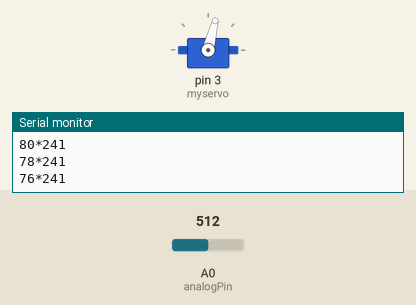
Simulated run of this sketch. Board: Arduino Uno, built with avr-gcc and run on an emulated ATmega328P. Parts: servo, the last lines printed to the serial monitor. Inputs (shaded band) come from the test bench; at power-on: A0 (analogPin) = 512.

Above: at 7.26 s.
7.3 s: A0 (analogPin) set to 84
At 9.23 s:
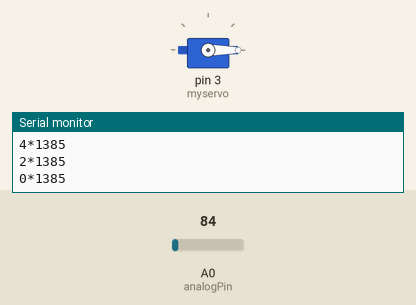
10.3 s: A0 (analogPin) set to 71
At 10.46 s:
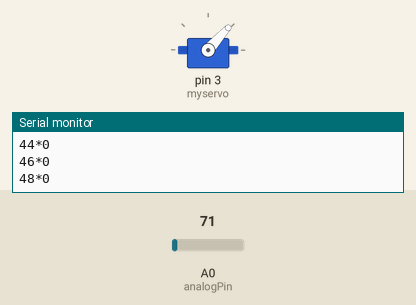
Timing chart, 0 to 19.3 s (numbered marks = the images above; inputs shaded):
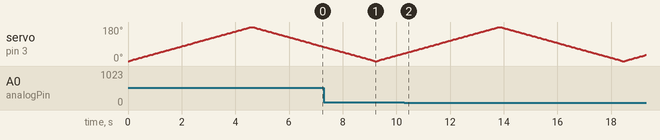

Measured:
- the behaviour switches between 78 and 77 on A0 (analogPin) (found by bisection; images 1 and 2)

The sketch:

arduino_radar.ino
```cpp
#include <Servo.h>
Servo myservo;
int val = 0;              // variable to store the sensor value
int analogPin = A0;       // sensor pin
String pval = "*";        // string variable to send sensor value over COM port

void setup() {
  Serial.begin(9600);     // setup serial communication
  myservo.attach(3);      // attach motor to PWM pin 3
  myservo.write(90);      // rotating motor to initial position
}

void loop() {
  for(int i=0;i<=180;i=i+2){
    myservo.write(i);                                 // rotating motor CW
    val = 100095*(pow(analogRead(analogPin),-0.966)); // sensor calibration equation
    if ((val>1500) || (val<0)){                       // disregarding erroneous readings
      val = NULL;
    }
    Serial.println(i + pval + val);                   // sending motor position and sensor reading over COM port
    delay(50);
  }
  for(int i=180;i>=0;i=i-2){
    myservo.write(i);                                 // rotating motor CCW
    val = 100095*(pow(analogRead(analogPin),-0.966)); // sensor calibration equation
    if ((val>1500) || (val<0)){                       // disregarding erroneous readings
      val = NULL;
    }
    Serial.println(i + pval + val);                   // sending motor position and sensor reading over COM port
    delay(50);
  }
}
```
